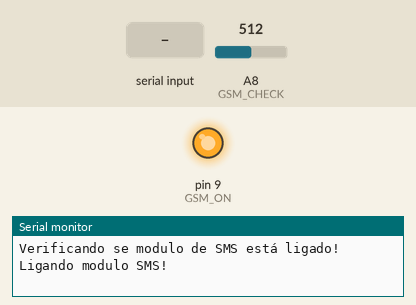
This sketch was run on a simulated Arduino Mega 2560, built with avr-gcc and run on an emulated ATmega2560. Shown: output pins drawn as LEDs (lit = HIGH), the last lines printed to the serial monitor. The inputs (shaded band) are chosen by the test bench; at power-on: A8 (GSM_CHECK) = 512. The modem accepts every AT command (registered, SIM ready, sends succeed) and sends nothing else.

Above: at 5.1 s.
At 19.6 s:
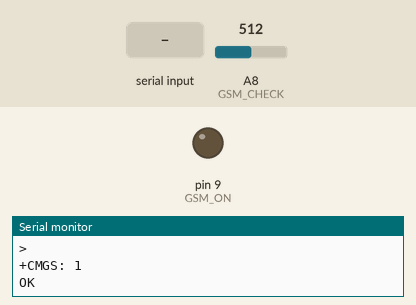
19.7 s: "90,45\n" received over the second serial link
21.2 s: "5\n" received over the second serial link
22.7 s: "1,90,45\n" received over the second serial link
Timing chart, 0 to 25.7 s (numbered marks = the images above; inputs shaded):
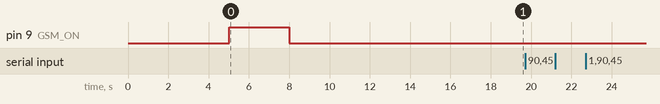

The sketch:

GSM_Final.ino
```cpp
#define SMS Serial2
//SoftwareSerial SMS = SoftwareSerial(6,7);

const int GSM_ON = 9;
const int GSM_CHECK = A8;
int data[1];

void setup()
{
  Serial.begin(9600);
  SMS.begin(19200);
  delay(10);
  pinMode(GSM_ON, OUTPUT);
  turnGSMOn();
  Serial.write("\nTest Start\n");
  sendSMS();
  //handleClock();
}

void sendSMS()
{
  SMS.print("AT+CMGF=1\r");
  delay(100);
  SMS.println("AT+CMGS=\"+351964292976\"");
  delay(100);
  SMS.println("Testing");
  delay(100);
  SMS.println((char)26);
  delay(100);
  SMS.println();
  delay(5000);
}

void handleClock(){
  /*
   * data[0] = horas
   * data[1] = minutos
   */
  SMS.flush();
  delay(1000);
  SMS.println("AT+CCLK?");
  delay(1000);
  String timeStr = "";
  while(SMS.available()){
    timeStr += (char)SMS.read();
  }
  timeStr = timeStr.substring(29, 34);
  data[0] = timeStr.substring(0, 2).toInt();
  data[1] = timeStr.substring(3).toInt();
  Serial.println("Hora: " + (String)data[0] + ":" + (String)data[1]);
}

void turnGSMOn(){
  Serial.println("Verificando se modulo de SMS está ligado!");
  int nMedidas = 10;
  int medidas[nMedidas];
  for(int i = 0; i < nMedidas;i++){
    medidas[i] = analogRead(GSM_CHECK);
    delay(500);
  }
  int somaMedidas = 0;
  for(int i = 0; i < nMedidas;i++){
    somaMedidas += medidas[i];
  }
  int mediaMedidas = somaMedidas / nMedidas;
  if(mediaMedidas>500){
    Serial.println("Ligando modulo SMS!");
    digitalWrite(GSM_ON, HIGH);
    delay(3000);
    digitalWrite(GSM_ON, LOW);
    delay(5000);
  }
}

void loop()
{
  while (SMS.available())
  {
    char rxData = (int)SMS.read();
    Serial.print(String(rxData));
  }

  while (Serial.available())
  {
    char rxData1 = (int)Serial.read();
    SMS.print(String(rxData1));
  }
}
```
